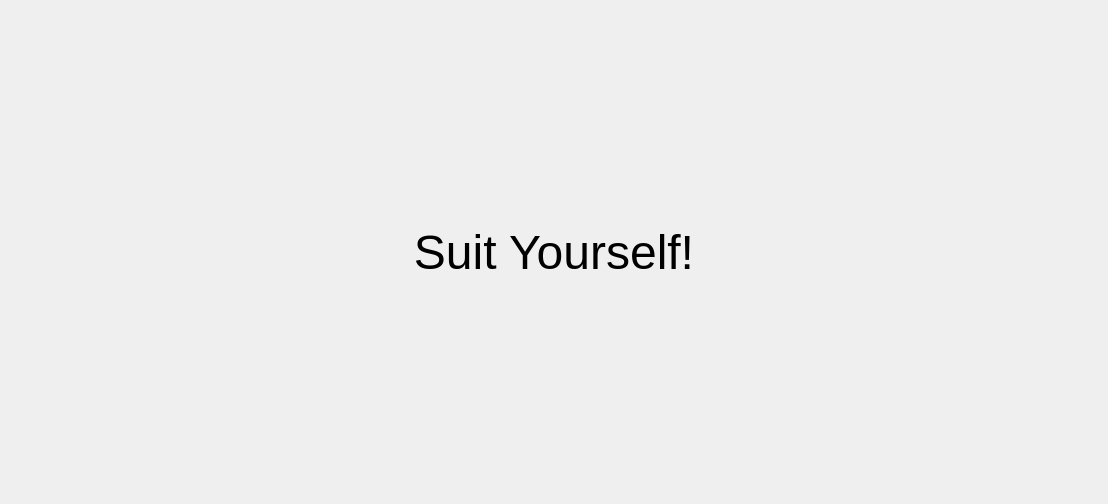
<?xml version="1.0" encoding="UTF-8"?>
<ui version="4.0">
 <class>Bsod</class>
 <widget class="QWidget" name="Bsod">
  <property name="geometry">
   <rect>
    <x>0</x>
    <y>0</y>
    <width>1108</width>
    <height>504</height>
   </rect>
  </property>
  <property name="windowTitle">
   <string>Form</string>
  </property>
  <layout class="QVBoxLayout" name="verticalLayout_5">
   <item>
    <widget class="QStackedWidget" name="stackedWidget">
     <property name="sizePolicy">
      <sizepolicy hsizetype="Expanding" vsizetype="Expanding">
       <horstretch>0</horstretch>
       <verstretch>0</verstretch>
      </sizepolicy>
     </property>
     <property name="currentIndex">
      <number>3</number>
     </property>
     <widget class="QWidget" name="confirmation">
      <property name="enabled">
       <bool>true</bool>
      </property>
      <layout class="QVBoxLayout" name="verticalLayout">
       <item>
        <widget class="QLabel" name="label">
         <property name="font">
          <font>
           <pointsize>36</pointsize>
          </font>
         </property>
         <property name="text">
          <string>Are you sure about that?</string>
         </property>
         <property name="alignment">
          <set>Qt::AlignCenter</set>
         </property>
        </widget>
       </item>
       <item>
        <spacer name="verticalSpacer_2">
         <property name="orientation">
          <enum>Qt::Vertical</enum>
         </property>
         <property name="sizeType">
          <enum>QSizePolicy::Maximum</enum>
         </property>
         <property name="sizeHint" stdset="0">
          <size>
           <width>20</width>
           <height>40</height>
          </size>
         </property>
        </spacer>
       </item>
       <item>
        <layout class="QHBoxLayout" name="horizontalLayout">
         <item>
          <widget class="QPushButton" name="confirmNo">
           <property name="font">
            <font>
             <pointsize>18</pointsize>
            </font>
           </property>
           <property name="text">
            <string>No</string>
           </property>
           <property name="flat">
            <bool>true</bool>
           </property>
          </widget>
         </item>
         <item>
          <widget class="QPushButton" name="confirmYes">
           <property name="font">
            <font>
             <pointsize>18</pointsize>
            </font>
           </property>
           <property name="text">
            <string>Yes</string>
           </property>
           <property name="flat">
            <bool>true</bool>
           </property>
          </widget>
         </item>
        </layout>
       </item>
       <item>
        <spacer name="verticalSpacer">
         <property name="orientation">
          <enum>Qt::Vertical</enum>
         </property>
         <property name="sizeType">
          <enum>QSizePolicy::Maximum</enum>
         </property>
         <property name="sizeHint" stdset="0">
          <size>
           <width>20</width>
           <height>40</height>
          </size>
         </property>
        </spacer>
       </item>
      </layout>
     </widget>
     <widget class="QWidget" name="failedbsod">
      <layout class="QVBoxLayout" name="verticalLayout_3">
       <item>
        <widget class="QLabel" name="label_4">
         <property name="font">
          <font>
           <pointsize>36</pointsize>
          </font>
         </property>
         <property name="text">
          <string>You're still here? Well then I guess you're going to have to settle with learning!</string>
         </property>
         <property name="alignment">
          <set>Qt::AlignCenter</set>
         </property>
         <property name="wordWrap">
          <bool>true</bool>
         </property>
        </widget>
       </item>
       <item>
        <spacer name="verticalSpacer_5">
         <property name="orientation">
          <enum>Qt::Vertical</enum>
         </property>
         <property name="sizeType">
          <enum>QSizePolicy::Maximum</enum>
         </property>
         <property name="sizeHint" stdset="0">
          <size>
           <width>20</width>
           <height>40</height>
          </size>
         </property>
        </spacer>
       </item>
       <item>
        <widget class="QPushButton" name="failedFine">
         <property name="font">
          <font>
           <pointsize>18</pointsize>
          </font>
         </property>
         <property name="text">
          <string>Fine</string>
         </property>
         <property name="flat">
          <bool>true</bool>
         </property>
        </widget>
       </item>
       <item>
        <spacer name="verticalSpacer_6">
         <property name="orientation">
          <enum>Qt::Vertical</enum>
         </property>
         <property name="sizeType">
          <enum>QSizePolicy::Maximum</enum>
         </property>
         <property name="sizeHint" stdset="0">
          <size>
           <width>20</width>
           <height>40</height>
          </size>
         </property>
        </spacer>
       </item>
      </layout>
     </widget>
     <widget class="QWidget" name="cancelled">
      <layout class="QVBoxLayout" name="verticalLayout_6">
       <item>
        <widget class="QLabel" name="label_5">
         <property name="sizePolicy">
          <sizepolicy hsizetype="Preferred" vsizetype="Preferred">
           <horstretch>0</horstretch>
           <verstretch>0</verstretch>
          </sizepolicy>
         </property>
         <property name="font">
          <font>
           <pointsize>36</pointsize>
          </font>
         </property>
         <property name="text">
          <string>Well then let's stop wasting time!</string>
         </property>
         <property name="alignment">
          <set>Qt::AlignCenter</set>
         </property>
        </widget>
       </item>
       <item>
        <spacer name="verticalSpacer_8">
         <property name="orientation">
          <enum>Qt::Vertical</enum>
         </property>
         <property name="sizeType">
          <enum>QSizePolicy::Maximum</enum>
         </property>
         <property name="sizeHint" stdset="0">
          <size>
           <width>20</width>
           <height>40</height>
          </size>
         </property>
        </spacer>
       </item>
       <item>
        <widget class="QPushButton" name="cancelledFine">
         <property name="font">
          <font>
           <pointsize>18</pointsize>
          </font>
         </property>
         <property name="text">
          <string>Fine</string>
         </property>
         <property name="flat">
          <bool>true</bool>
         </property>
        </widget>
       </item>
       <item>
        <spacer name="verticalSpacer_7">
         <property name="orientation">
          <enum>Qt::Vertical</enum>
         </property>
         <property name="sizeType">
          <enum>QSizePolicy::Maximum</enum>
         </property>
         <property name="sizeHint" stdset="0">
          <size>
           <width>20</width>
           <height>40</height>
          </size>
         </property>
        </spacer>
       </item>
      </layout>
     </widget>
     <widget class="QWidget" name="bsod">
      <property name="enabled">
       <bool>true</bool>
      </property>
      <layout class="QVBoxLayout" name="verticalLayout_2">
       <item>
        <widget class="QLabel" name="label_2">
         <property name="font">
          <font>
           <pointsize>36</pointsize>
          </font>
         </property>
         <property name="text">
          <string>Suit Yourself!</string>
         </property>
         <property name="alignment">
          <set>Qt::AlignCenter</set>
         </property>
        </widget>
       </item>
      </layout>
     </widget>
    </widget>
   </item>
  </layout>
 </widget>
 <resources/>
 <connections/>
</ui>
